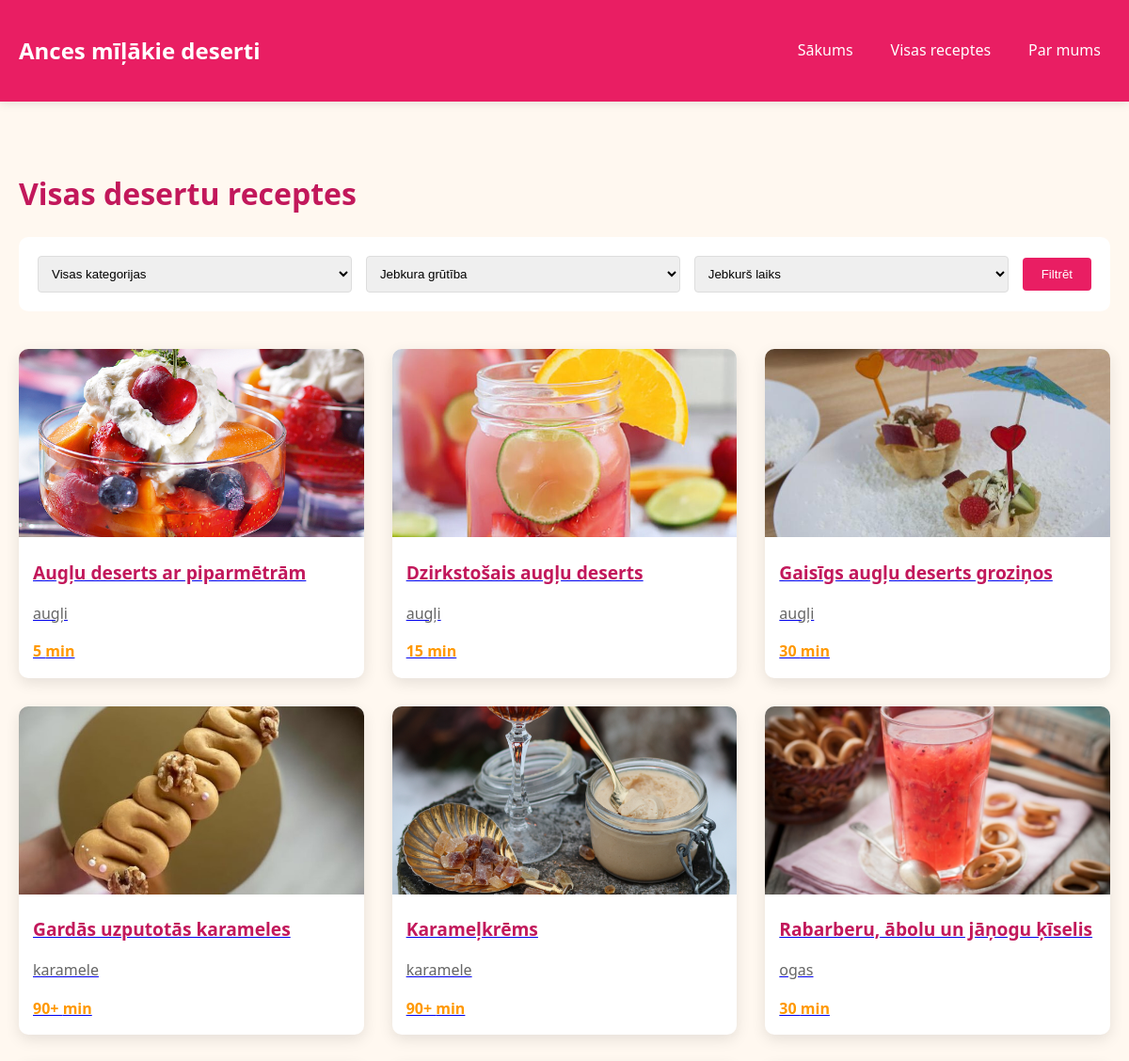
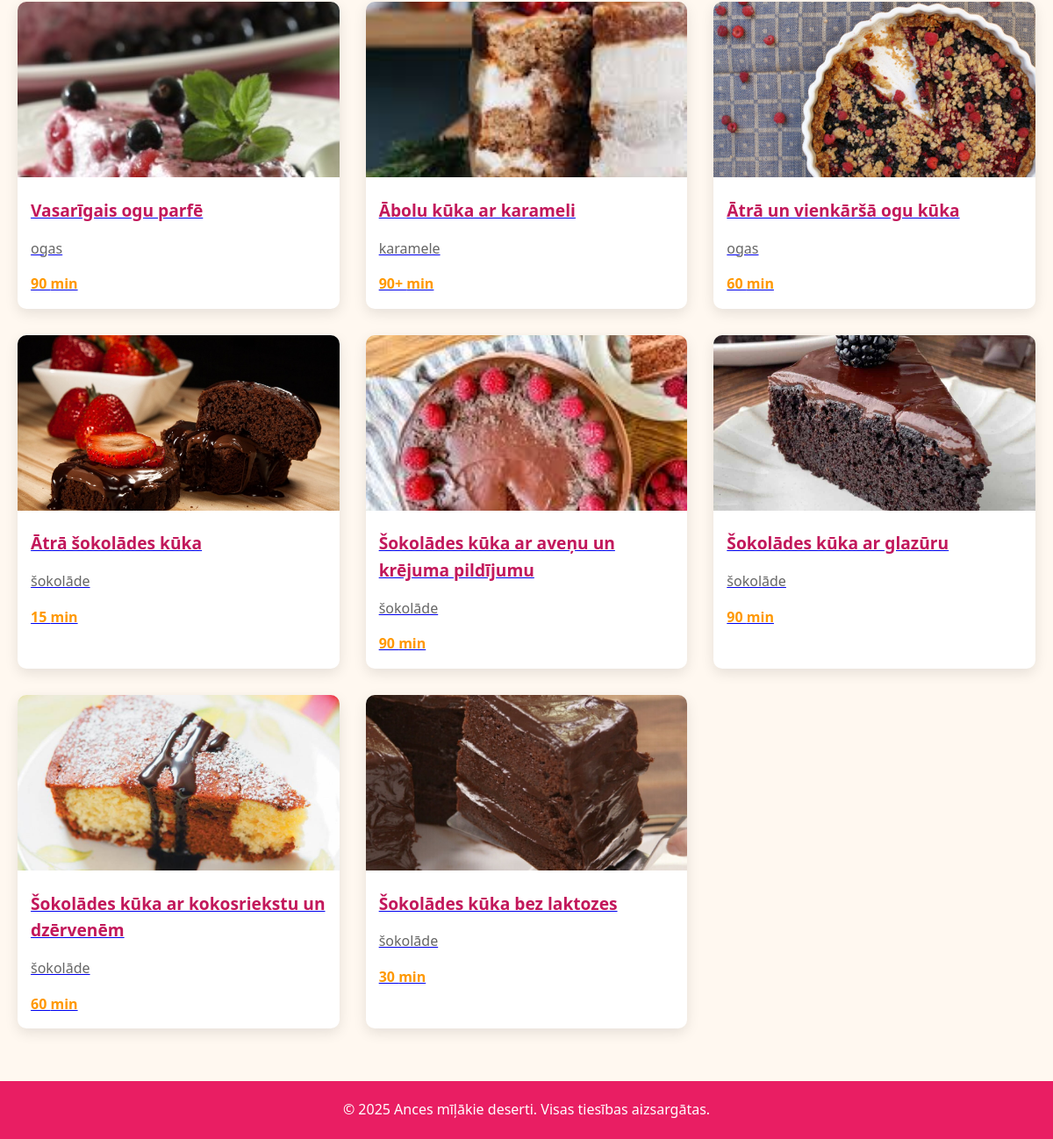
/visas-receptes, run on the app's committed database (2 pictures, top to bottom).
### tables this page shows
CREATE TABLE receptes (
    id INTEGER PRIMARY KEY AUTOINCREMENT,
    nosaukums TEXT NOT NULL,
    apraksts TEXT,
    sastavdalas TEXT,
    instrukcijas TEXT,
    kategorijas_id INTEGER,
    sarezgitibas_id INTEGER,
    laiks_id INTEGER, image TEXT,
    FOREIGN KEY (kategorijas_id) REFERENCES kategorijas(id),
    FOREIGN KEY (sarezgitibas_id) REFERENCES sarezgitiba(id),
    FOREIGN KEY (laiks_id) REFERENCES laiki(id)
);

CREATE TABLE kategorijas (
    id INTEGER PRIMARY KEY AUTOINCREMENT,
    nosaukums TEXT NOT NULL
);

CREATE TABLE laiki (
    id INTEGER PRIMARY KEY AUTOINCREMENT,
    minutes INTEGER NOT NULL
);

### app.py (the view)
@app.route('/visas-receptes')
def visas_receptes():
    conn = get_db_connection()
    kategorija_id = request.args.get('kategorija', '')
    sarezgitiba_id = request.args.get('sarezgitiba', '')
    laiks_id = request.args.get('laiks', '')
    query = '''
        SELECT r.id, r.nosaukums, r.image,
               k.nosaukums AS kategorija,
               s.limenis AS sarezgitiba,
               l.minutes AS laiks
        FROM receptes r
        JOIN kategorijas k ON r.kategorijas_id = k.id
        JOIN sarezgitiba s ON r.sarezgitibas_id = s.id
        JOIN laiki l ON r.laiks_id = l.id
    '''
    conditions = []
    params = []
    if kategorija_id:
        conditions.append("r.kategorijas_id = ?")
        params.append(kategorija_id)
    if sarezgitiba_id:
        conditions.append("r.sarezgitibas_id = ?")
        params.append(sarezgitiba_id)
    if laiks_id:
        conditions.append("r.laiks_id = ?")
        params.append(laiks_id)
    if conditions:
        query += " WHERE " + " AND ".join(conditions)
    query += " ORDER BY r.nosaukums"
    receptes = conn.execute(query, tuple(params)).fetchall()
    kategorijas = conn.execute('SELECT id, nosaukums FROM kategorijas').fetchall()
    sarezgitibas = conn.execute('SELECT id, limenis FROM sarezgitiba').fetchall()
    laiki = conn.execute('SELECT id, minutes FROM laiki').fetchall()
    conn.close()
    return render_template('visas_receptes.html',
                         receptes=receptes,
                         kategorijas=kategorijas,
                         sarezgitibas=sarezgitibas,
                         laiki=laiki)

### app.py (called while the page is built)
def get_db_connection():
    conn = sqlite3.connect(DATABASE)
    conn.row_factory = sqlite3.Row
    return conn

### templates/visas_receptes.html (shortened to what this page needs)
{% extends "base.html" %}
{% block content %}
    <div class="container">
        <h1 style="color: var(--dark);">Visas desertu receptes</h1>
        <div class="filtri">
            <form method="get" action="/visas-receptes">
                <select name="kategorija">
                    <option value="">Visas kategorijas</option>
                </select>
                <select name="sarezgitiba">
                    <option value="">Jebkura grūtība</option>
                </select>
                <select name="laiks">
                    <option value="">Jebkurš laiks</option>
                </select>
                <button type="submit">Filtrēt</button>
            </form>
        </div>
        <div class="receptu-grid">
            {% for recepte in receptes %}
            <article class="recepte-karte">
                <a href="/recepte/{{ recepte.id }}">
                    <img src="/static/images/products/{{ recepte.image }}" alt="{{ recepte.nosaukums }}">
                    <h3>{{ recepte.nosaukums }}</h3>
                    <p class="kategorija">{{ recepte.kategorija }}</p>
                    <p class="laiks">{{ recepte.laiks }} min</p>
                </a>
            </article>
            {% endfor %}
        </div>
    </div>
{% endblock %}

### static/style.css (style rules this page uses)
:root { --primary: #e91e63; --secondary: #ff9800; --dark: #c2185b; --light: #fff8f0; --text: #333; --white: #fff; }
body { font-family: 'Segoe UI', Tahoma, Geneva, Verdana, sans-serif; line-height: 1.6; color: var(--text); background-color: var(--light); margin: 0; padding: 0; }
.container { max-width: 1200px; margin: 0 auto; padding: 20px; }
.receptu-grid { display: grid; grid-template-columns: repeat(auto-fill, minmax(280px, 1fr)); gap: 30px; margin-top: 40px; }
.recepte-karte { background: var(--white); border-radius: 10px; overflow: hidden; box-shadow: 0 5px 15px rgba(0,0,0,0.1); transition: transform 0.3s ease, box-shadow 0.3s ease; }
.recepte-karte img { width: 100%; height: 200px; object-fit: cover; }
.recepte-karte h3 { padding: 15px; margin: 0; color: var(--dark); font-size: 1.2rem; }
.recepte-karte .kategorija { padding: 0 15px 15px; margin: 0; color: #666; }
.recepte-karte .laiks { padding: 0 15px 15px; margin: 0; color: var(--secondary); font-weight: bold; }
.filtri { background: var(--white); padding: 20px; border-radius: 10px; margin-bottom: 30px; }
.filtri form { display: flex; gap: 15px; align-items: center; }
.filtri select { flex: 1; padding: 10px; border: 1px solid #ddd; border-radius: 4px; }
.filtri button { background-color: var(--primary); color: white; border: none; padding: 10px 20px; border-radius: 4px; cursor: pointer; }

### data on the page
receptes: image (picture), nosaukums "Augļu deserts ar piparmētrām", kategorija "augļi", laiks "5"
receptes: image (picture), nosaukums "Dzirkstošais augļu deserts", kategorija "augļi", laiks "15"
receptes: image (picture), nosaukums "Gaisīgs augļu deserts groziņos", kategorija "augļi", laiks "30"
receptes: image (picture), nosaukums "Gardās uzputotās karameles", kategorija "karamele", laiks "90+"
receptes: image (picture), nosaukums "Karameļkrēms", kategorija "karamele", laiks "90+"
receptes: image (picture), nosaukums "Rabarberu, ābolu un jāņogu ķīselis", kategorija "ogas", laiks "30"
receptes: image (picture), nosaukums "Vasarīgais ogu parfē", kategorija "ogas", laiks "90"
receptes: image (picture), nosaukums "Ābolu kūka ar karameli", kategorija "karamele", laiks "90+"
receptes: image (picture), nosaukums "Ātrā un vienkāršā ogu kūka", kategorija "ogas", laiks "60"
receptes: image (picture), nosaukums "Ātrā šokolādes kūka", kategorija "šokolāde", laiks "15"
receptes: image (picture), nosaukums "Šokolādes kūka ar aveņu un krējuma pildījumu", kategorija "šokolāde", laiks "90"
receptes: image (picture), nosaukums "Šokolādes kūka ar glazūru", kategorija "šokolāde", laiks "90"
receptes: image (picture), nosaukums "Šokolādes kūka ar kokosriekstu un dzērvenēm", kategorija "šokolāde", laiks "60"
receptes: image (picture), nosaukums "Šokolādes kūka bez laktozes", kategorija "šokolāde", laiks "30"
